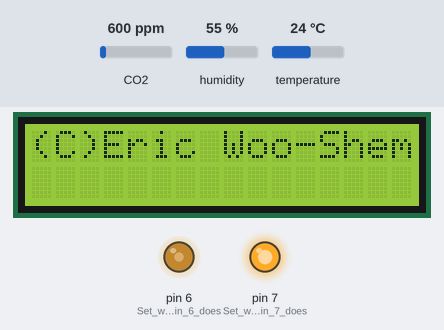
Simulated run of this sketch. Board: Arduino Uno, built with avr-gcc and run on an emulated ATmega328P. Parts: 16×2 character LCD, output pins drawn as LEDs (lit = HIGH). The test bench sets the inputs (shaded band); at power-on: CO2 600 ppm, humidity 55 %, temperature 24 °C. The local clock reads 2024-03-15 10:24:30 at power-on unless the sketch sets it; storage starts empty; what the sketch prints to the serial monitor is not drawn.

Above: at 1.7 s.
At 4.3 s:
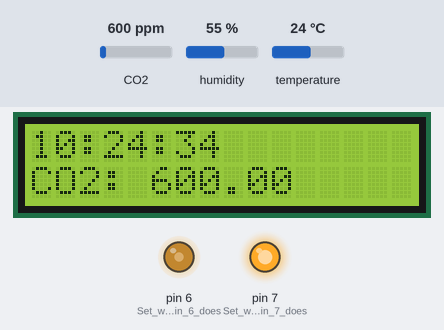
4.4 s: CO2 set to 452 ppm
At 5.7 s:
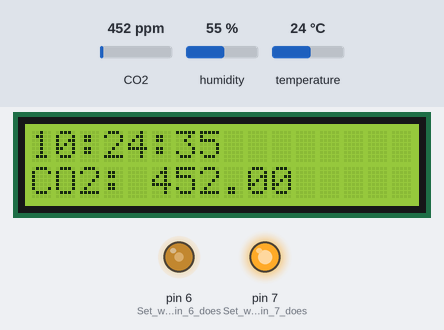
6.5 s: CO2 set to 1050 ppm
At 7.8 s:
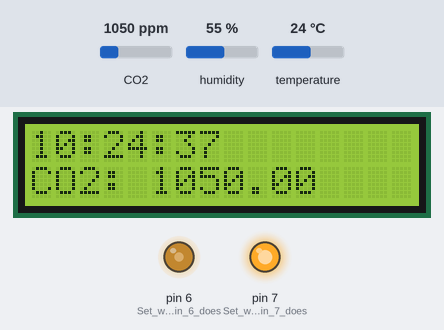
8.5 s: CO2 set to 1700 ppm
At 10.8 s:
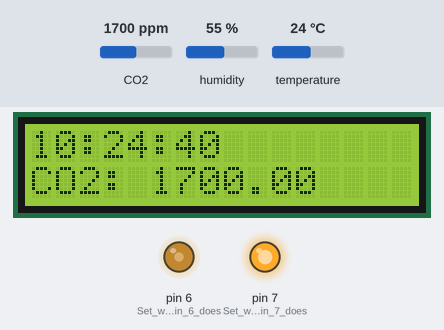
Timing chart, 0 to 12.3 s (numbered marks = the images above; inputs shaded):
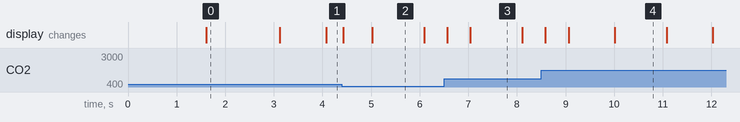

The sketch:

Co2SensorCode.ino
```cpp
// (licence header left out)
/*
Info:
RTC = Real Time Clock
LCD = Liquid Crystal Display (Screen)

Time given will be in military time (24 hour clock)

Resources Used:
https://learn.adafruit.com/adafruit-scd30
https://www.circuitbasics.com/writing-data-to-files-on-an-sd-card-on-arduino/
https://arduinogetstarted.com/tutorials/arduino-rtc
https://github.com/adafruit/RTClib/tree/master/examples
*/
#include <Adafruit_SCD30.h>
#include <SD.h>
#include "RTClib.h"
#include <LiquidCrystal.h>
//~~~~~~~~~~~~~~~~~~~~~~~~~~~~~~~// ^Import Packages^
LiquidCrystal lcd(9, 8, 5, 4, 3, 2); // Set LCD Screen pins
Adafruit_SCD30  scd30; // Define Sensor
RTC_DS1307 rtc; // Define RTC (Real Time Clock)
/*~~~~~~~~~~~~~~~~~~~~~~~~~~~~~~~*/
File myFile; // Define file "myFile"
String fileName = "CO2_Data.txt"; // Set variable holding filename (You can change the filename)
const int debug = 1; // Set to 1 for console debugging
const int readDelay = 100; // in ms. How long to wait between readings in addition to sensor reset time of 1-2s.
/*~~~~~~~~~~~~~~~~~~~~~~~~~~~~~~~*/
void setup() { // Start setup
  if (debug==1) // If in debug mode
    {
    Serial.begin(115200); // Begin Serial (On computer for debug)
    while (!Serial); // Wait until Serial is started
    }

  lcd.begin(16, 2); // Set size of LCD screen
  pinMode(6, OUTPUT); // Set what pin 6 does (output)
  pinMode(7, OUTPUT); // Set what pin 7 does (output)
  if (! rtc.begin()) { // If fail to begin the RTC (Real Time Clock)
    Serial.println("Couldn't find RTC"); // Print through serial
    abort(); // Stop program
  }
  scd30.begin(); // Start CO2 Sensor
  SD.begin(10); // Start SD card reader/writer
  myFile = SD.open(fileName, FILE_WRITE); // Create or open a the file with name specified above as filename
  DateTime time = rtc.now(); // Get current time
  Serial.println(time.timestamp(DateTime::TIMESTAMP_DATE)); // Print time
  Serial.println(time.timestamp(DateTime::TIMESTAMP_TIME)); // Print date
  myFile.println(time.timestamp(DateTime::TIMESTAMP_DATE)); // Write date to SD card file
  myFile.close(); // Close file to save
  digitalWrite(7, HIGH); // Set LCD brightness, you can change it if you want to
  analogWrite(6, 120); // Setting LCD contrast, you can change it if you want to
  lcd.setCursor(0,0);
  lcd.print("DIY CO2 Monitor");
  lcd.setCursor(0,1);
  lcd.print("Firmware V.5.2");
  delay(1500);
  lcd.clear();
  lcd.setCursor(0,0);
  lcd.print("(C)Eric Woo-Shem");
  delay(1500);
  lcd.clear();
} // End setup
/*~~~~~~~~~~~~~~~~~~~~~~~~~~~~~~~*/
void loop() { // Start loop (forever)
  if (scd30.dataReady()){ // If CO2 data
    if (!scd30.read()) //If probelm reading data
      {
        Serial.println("Sensor Error"); // Print to serial
        return; // Don't do the the following ↓↓↓
       }
    if (debug==1) // If in debug mode
    {
      Serial.println("Temperature (C): "+String(scd30.temperature)); // Print temperature in celsius
      Serial.println("Relative Humidity: "+String(scd30.relative_humidity)+"%"); // Print humidity %
      Serial.println("CO2: "+String(scd30.CO2)+" ppm"); // Print CO2 ppm (Parts Per Million)
      Serial.println();
    }
    myFile = SD.open(fileName, FILE_WRITE); // Open file
    DateTime time = rtc.now(); // Get current time
    myFile.println(time.timestamp(DateTime::TIMESTAMP_TIME)+"; "+(scd30.CO2)); // Write the time, followed by the CO2 level, separated by a semi-colon (;)
    myFile.close(); // Close file (Save file)
    lcd.setCursor(0,0); // Set LCD Screen cursor position
    lcd.print(time.timestamp(DateTime::TIMESTAMP_TIME)); // Write the time to LCD Screen
    lcd.setCursor(0,1); // Set LCD Screen cursor position
    lcd.print("CO2: "+String(scd30.CO2)); // Write the CO2 level to the LCD Screen
  } // End "If CO2 data"
  delay(readDelay);
} // End loop
```

Measured:
- what the display in image 0 shows lasts 1.5 s, from 1.6 s to 3.1 s
- what the display in image 2 shows lasts 1.1 s, from 5.0 s to 6.1 s
